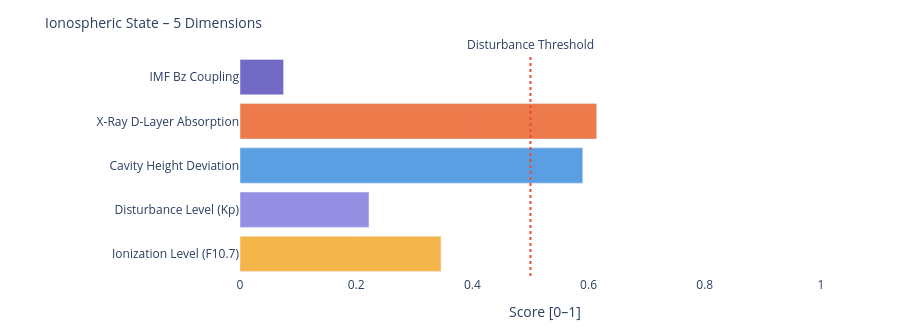

Notebook code cell kept with this figure:
### Markdown cell above
---
### 📐 Systemic Insight: Geometric Cavity vs. Real Schumann Resonance

**Relevant for:** Layer 6 = delta analysis &nbsp;|&nbsp; Layer 7 = feature vector / system interpretation

A cavity height change from 80 km to 70 km shifts the **idealized geometric frequencies** only minimally:

| Modus | Aktuell | Referenz | Δ |
|-------|---------|----------|---|
| SR-1 | 10.4762 Hz | 10.4599 Hz | +16 mHz |
| SR-2 | 18.1452 Hz | 18.1171 Hz | +28 mHz |
| SR-3 | 25.6612 Hz | 25.6215 Hz | +40 mHz |
| SR-4 | 33.1285 Hz | 33.0772 Hz | +51 mHz |

The geometric effect is limited because 10 km is very small compared to Earth's radius (~6371 km).

**Consequence:** Real Schumann deviations are likely driven more strongly by **conductivity, damping, day/night structure, lightning distribution and source geometry** than by pure cavity height.

---

**Layer 6 compares:**
```
geometric Δ from Layer 4  vs.  observed Δ from real Schumann measurement data
```

**Layer 7 Feature:**
```
If real Δ >> geometric Δ  →  non-geometric factors dominant
```

### Code cell
# ============================================================
# IONOSPHERIC STATE – Summary gauge
# Five dimensions: ionization, disturbance, cavity height, X-Ray, Bz coupling
# ============================================================

def norm(v, lo, hi):
    if v is None: return None
    return round(max(0.0, min(1.0, (v - lo) / (hi - lo))), 3)

# Ionization level (F10.7 → F2-Layer)
ioniz = norm(f107_val, 60, 250)

# Disturbance level (Kp → E/F-Layer irregularities)
disturb = norm(kp_val, 0, 9)

# Cavity height deviation from reference (80 km)
h_dev = norm(abs(h_eff - 80), 0, 20)

# X-Ray ionization (D-Layer absorption)
xray_ioniz = None
if xray_now is not None:
    xray_ioniz = norm(math.log10(max(xray_now, 1e-9)) + 9, 0, 5)

# Bz coupling (southward Bz → stronger magnetosphere-ionosphere coupling)
bz_coupling = norm(-(bz_now or 0), -5, 30) if bz_now is not None else None

dims = [
    ('Ionization Level (F10.7)',    ioniz,      '#F2A623'),
    ('Disturbance Level (Kp)',      disturb,    '#7F77DD'),
    ('Cavity Height Deviation',     h_dev,      '#378ADD'),
    ('X-Ray D-Layer Absorption',    xray_ioniz, '#E85D24'),
    ('IMF Bz Coupling',             bz_coupling,'#534AB7'),
]

fig = go.Figure()
for name, val, col in dims:
    if val is not None:
        h = int(val * 20)
        bar = '█' * h + '░' * (20 - h)
        label = f'{name}:  {bar}  {val:.3f}'
    else:
        label = f'{name}:  {"─" * 20}  n/a'
    fig.add_trace(go.Bar(
        x=[val if val is not None else 0],
        y=[name],
        orientation='h',
        marker_color=col, opacity=0.82,
        showlegend=False
    ))

fig.add_vline(x=0.5, line_dash='dot', line_color='#e74c3c',
              annotation_text='Disturbance Threshold', annotation_position='top')
fig.update_layout(
    title=dict(text='Ionospheric State – 5 Dimensions', font=dict(size=14)),
    xaxis=dict(title='Score [0–1]', range=[0, 1.05]),
    height=330, plot_bgcolor='rgba(0,0,0,0)', paper_bgcolor='rgba(0,0,0,0)',
    margin=dict(l=240, r=50, t=55, b=40)
)
fig.show()

print(f'\nIonospheric state:')
for name, val, _ in dims:
    print(f'  {name:<35} {val:.3f}' if val is not None else f'  {name:<35} n/a')

### Figure 1 — Plotly figure (JSON) as saved in the notebook; plotly's stock layout.template omitted (floating-point values rounded to 4 significant figures)
{"data": [{"marker": {"color": "#F2A623"}, "opacity": 0.82, "orientation": "h", "showlegend": false, "type": "bar", "x": [0.346], "y": ["Ionization Level (F10.7)"]}, {"marker": {"color": "#7F77DD"}, "opacity": 0.82, "orientation": "h", "showlegend": false, "type": "bar", "x": [0.222], "y": ["Disturbance Level (Kp)"]}, {"marker": {"color": "#378ADD"}, "opacity": 0.82, "orientation": "h", "showlegend": false, "type": "bar", "x": [0.59], "y": ["Cavity Height Deviation"]}, {"marker": {"color": "#E85D24"}, "opacity": 0.82, "orientation": "h", "showlegend": false, "type": "bar", "x": [0.614], "y": ["X-Ray D-Layer Absorption"]}, {"marker": {"color": "#534AB7"}, "opacity": 0.82, "orientation": "h", "showlegend": false, "type": "bar", "x": [0.075], "y": ["IMF Bz Coupling"]}], "layout": {"annotations": [{"showarrow": false, "text": "Disturbance Threshold", "x": 0.5, "xanchor": "center", "xref": "x", "y": 1, "yanchor": "bottom", "yref": "y domain"}], "height": 330, "margin": {"b": 40, "l": 240, "r": 50, "t": 55}, "paper_bgcolor": "rgba(0,0,0,0)", "plot_bgcolor": "rgba(0,0,0,0)", "shapes": [{"line": {"color": "#e74c3c", "dash": "dot"}, "type": "line", "x0": 0.5, "x1": 0.5, "xref": "x", "y0": 0, "y1": 1, "yref": "y domain"}], "title": {"font": {"size": 14}, "text": "Ionospheric State – 5 Dimensions"}, "xaxis": {"range": [0, 1.05], "title": {"text": "Score [0–1]"}}}}
